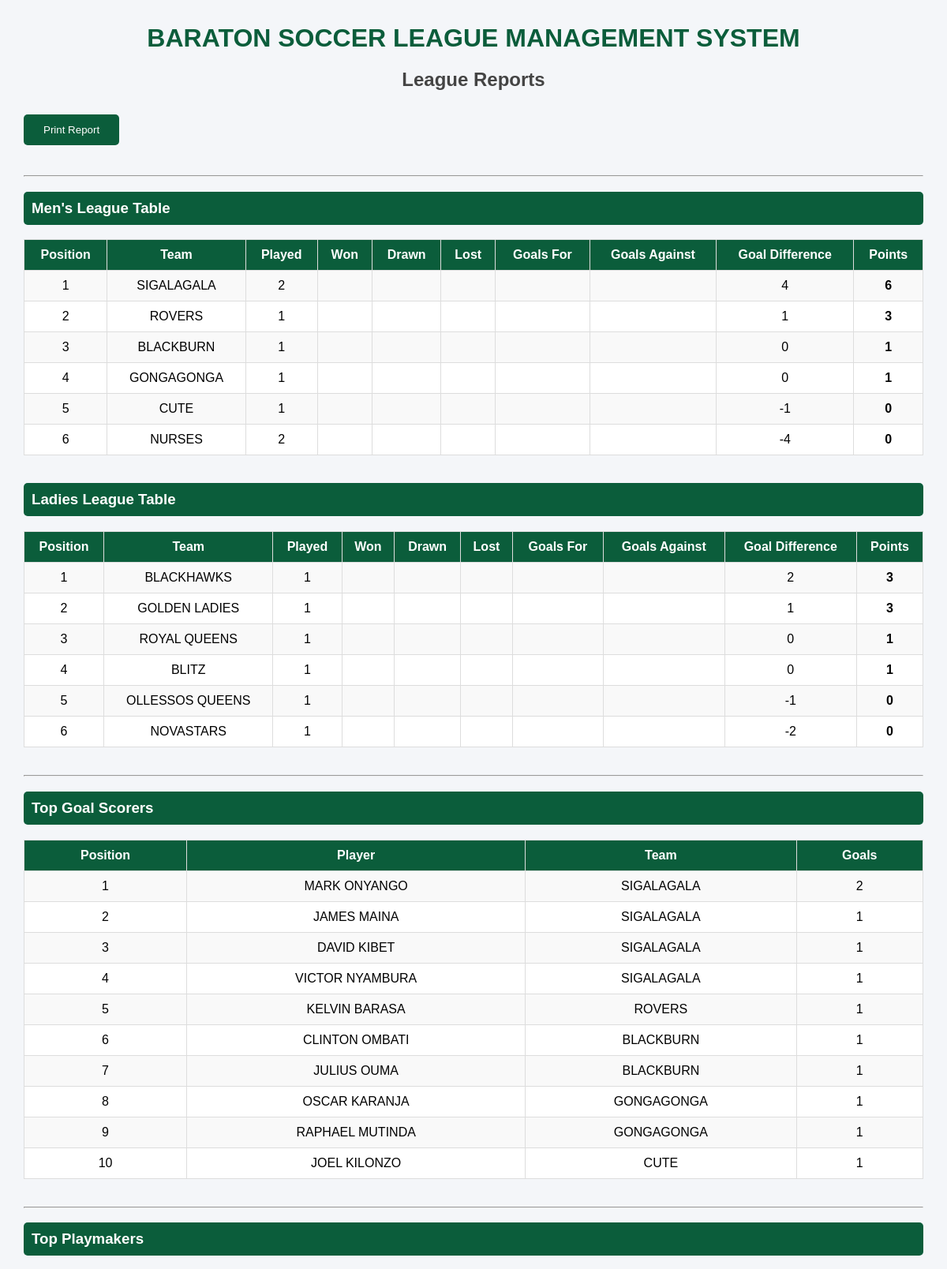
The page /reports/ (upper part) on the database its author committed.
### teams/models.py (models this page shows)
class Team(models.Model):
    CATEGORY_CHOICES = (
        ('Men', 'Men'),
        ('Ladies', 'Ladies'),
    )
    name = models.CharField(max_length=100)
    coach = models.ForeignKey(
    settings.AUTH_USER_MODEL,
    on_delete=models.SET_NULL,
    null=True,
    blank=True,
    limit_choices_to={'role': 'coach'}
)
    phone_number = models.CharField(
        max_length=15,
        blank=True,
        null=True
    )
    category = models.CharField(
        max_length=10,
        choices=CATEGORY_CHOICES,
        default='Men'
    )
    played = models.IntegerField(default=0)
    wins = models.IntegerField(default=0)
    draws = models.IntegerField(default=0)
    losses = models.IntegerField(default=0)
    goals_scored = models.IntegerField(default=0)
    goals_conceded = models.IntegerField(default=0)
    goal_difference = models.IntegerField(default=0)
    points = models.IntegerField(default=0)
    def __str__(self):
        return self.name

### players/models.py (models this page shows, shortened)
class Player(models.Model):
    player_name = models.CharField(max_length=100)
    school_id = models.CharField(max_length=50)
    age = models.IntegerField(default=18)
    jersey_number = models.IntegerField(default=0)
    phone_number = models.CharField(
        max_length=15,
        blank=True,
        null=True
    )
    POSITION_CHOICES = (
        ('Goalkeeper', 'Goalkeeper'),
        ('Defender', 'Defender'),
        ('Midfielder', 'Midfielder'),
        ('Forward', 'Forward'),
    )
    position = models.CharField(
        max_length=20,
        choices=POSITION_CHOICES,
        default='Defender'
    )
    goals = models.IntegerField(default=0)
    assists = models.IntegerField(default=0)
    clean_sheets = models.IntegerField(default=0)
    goal_conceded = models.IntegerField(default=0)
    yellow_cards = models.IntegerField(default=0)
    red_cards = models.IntegerField(default=0)
    is_suspended = models.BooleanField(default=False)
    suspension_matches = models.IntegerField(default=0)
    team = models.ForeignKey(
        'teams.Team',
        on_delete=models.CASCADE,
        related_name='players'
    )

### reports/views.py (the view)
# urls.py: path('reports/', include('reports.urls')),
def reports(request):
    men_teams = Team.objects.filter(category='Men').order_by(
        '-points',
        '-goal_difference'
    )
    ladies_teams = Team.objects.filter(category='Ladies').order_by(
        '-points',
        '-goal_difference'
    )
    top_scorers = Player.objects.order_by('-goals')[:10]
    top_assists = Player.objects.order_by('-assists')[:10]
    clean_sheets = Player.objects.filter(
        position='Goalkeeper'
    ).order_by('-clean_sheets')[:10]
    matches = Match.objects.order_by('-match_date')
    finance = FinanceRecord.objects.order_by('-transaction_date')
    awards = Award.objects.order_by('-season')
    context = {
        'men_teams': men_teams,
        'ladies_teams': ladies_teams,
        'top_scorers': top_scorers,
        'top_assists': top_assists,
        'clean_sheets': clean_sheets,
        'matches': matches,
        'finance': finance,
        'awards': awards,
    }
    return render(request, 'reports/report.html', context)

### notifications/context_processors.py (called while the page is built)
def admin_notifications(request):
    return {
        'unread_notifications':
        AdminNotification.objects.filter(
            is_read=False
        ).count()
    }

### reports/templates/reports/report.html (shortened to what this page needs)
<!DOCTYPE html>
<html lang="en">
<head>
</head>
<body>
<h1>BARATON SOCCER LEAGUE MANAGEMENT SYSTEM</h1>
<h2>League Reports</h2>
<button class="print-btn" onclick="window.print()">
Print Report
</button>
<hr>
<h3>Men's League Table</h3>
<table>
<tr>
<th>Position</th>
<th>Team</th>
<th>Played</th>
<th>Won</th>
<th>Drawn</th>
<th>Lost</th>
<th>Goals For</th>
<th>Goals Against</th>
<th>Goal Difference</th>
<th>Points</th>
</tr>
{% for team in men_teams %}
<tr>
<td>{{ forloop.counter }}</td>
<td>{{ team.name }}</td>
<td>{{ team.played }}</td>
<td>{{ team.won }}</td>
<td>{{ team.drawn }}</td>
<td>{{ team.lost }}</td>
<td>{{ team.goals_for }}</td>
<td>{{ team.goals_against }}</td>
<td>{{ team.goal_difference }}</td>
<td><strong>{{ team.points }}</strong></td>
</tr>
{% endfor %}
</table>
<h3>Ladies League Table</h3>
<table>
<tr>
<th>Position</th>
<th>Team</th>
<th>Played</th>
<th>Won</th>
<th>Drawn</th>
<th>Lost</th>
<th>Goals For</th>
<th>Goals Against</th>
<th>Goal Difference</th>
<th>Points</th>
</tr>
{% for team in ladies_teams %}
<tr>
<td>{{ forloop.counter }}</td>
<td>{{ team.name }}</td>
<td>{{ team.played }}</td>
<td>{{ team.won }}</td>
<td>{{ team.drawn }}</td>
<td>{{ team.lost }}</td>
<td>{{ team.goals_for }}</td>
<td>{{ team.goals_against }}</td>
<td>{{ team.goal_difference }}</td>
<td><strong>{{ team.points }}</strong></td>
</tr>
{% endfor %}
</table>
<hr>
<h3>Top Goal Scorers</h3>
<table>
<tr>
    <th>Position</th>
    <th>Player</th>
    <th>Team</th>
    <th>Goals</th>
</tr>
{% for player in top_scorers %}
<tr>
    <td>{{ forloop.counter }}</td>
    <td>{{ player.player_name }}</td>
    <td>{{ player.team }}</td>
    <td>{{ player.goals }}</td>
</tr>
{% endfor %}
</table>
<hr>
<h3>Top Playmakers</h3>
</body>
</html>

### reports/templates/reports/report.html (style rules this page uses)
body { font-family: Arial, Helvetica, sans-serif; background:#f4f6f9; margin:30px; }
h1 { text-align:center; color:#0B5D3B; margin-bottom:5px; }
h2 { text-align:center; color:#444; margin-bottom:30px; }
h3 { background:#0B5D3B; color:white; padding:10px; border-radius:5px; }
table { width:100%; border-collapse:collapse; margin-bottom:35px; background:white; }
table th { background:#0B5D3B; color:white; padding:10px; border:1px solid #ddd; }
table td { padding:10px; border:1px solid #ddd; text-align:center; }
tr:nth-child(even) { background:#f9f9f9; }
.print-btn { background:#0B5D3B; color:white; border:none; padding:12px 25px; border-radius:5px; cursor:pointer; margin-bottom:30px; }

### rows shown on the page
Team: name "SIGALAGALA", played "2", goal_difference "4", points "6"
Team: name "ROVERS", played "1", goal_difference "1", points "3"
Team: name "BLACKBURN", played "1", goal_difference "0", points "1"
Team: name "GONGAGONGA", played "1", goal_difference "0", points "1"
Team: name "CUTE", played "1", goal_difference "-1", points "0"
Team: name "NURSES", played "2", goal_difference "-4", points "0"
Team: name "BLACKHAWKS", played "1", goal_difference "2", points "3"
Team: name "GOLDEN LADIES", played "1", goal_difference "1", points "3"
Team: name "ROYAL QUEENS", played "1", goal_difference "0", points "1"
Team: name "BLITZ", played "1", goal_difference "0", points "1"
Team: name "OLLESSOS QUEENS", played "1", goal_difference "-1", points "0"
Team: name "NOVASTARS", played "1", goal_difference "-2", points "0"
Player: player_name "MARK ONYANGO", team "SIGALAGALA", goals "2"
Player: player_name "JAMES MAINA", team "SIGALAGALA", goals "1"
Player: player_name "DAVID KIBET", team "SIGALAGALA", goals "1"
Player: player_name "VICTOR NYAMBURA", team "SIGALAGALA", goals "1"
Player: player_name "KELVIN BARASA", team "ROVERS", goals "1"
Player: player_name "CLINTON OMBATI", team "BLACKBURN", goals "1"
Player: player_name "JULIUS OUMA", team "BLACKBURN", goals "1"
Player: player_name "OSCAR KARANJA", team "GONGAGONGA", goals "1"
Player: player_name "RAPHAEL MUTINDA", team "GONGAGONGA", goals "1"
Player: player_name "JOEL KILONZO", team "CUTE", goals "1"
